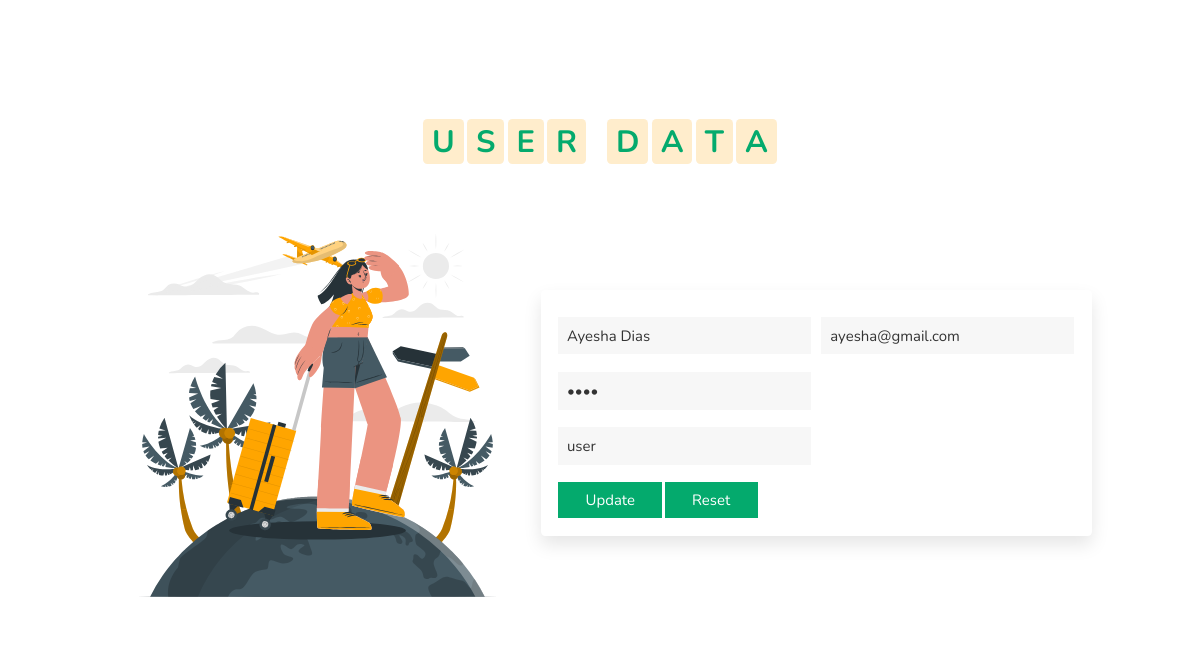
Page /userdetailform.php?id=12 on the committed database.
### tables this page shows
CREATE TABLE `users` (
  `id` int(11) NOT NULL,
  `username` varchar(255) NOT NULL,
  `email` varchar(255) NOT NULL,
  `password` varchar(255) NOT NULL,
  `user_type` varchar(10) NOT NULL
);

### userdetailform.php (the view, shortened to what this page needs)
<?php
include 'dbconnection\dbconnect.php';
$username = "";
$email = "";
$password= "";
$user_type = "";
if (isset($_GET['id'])) {
    $id = $_GET['id'];
    $data = mysqli_query($conn, "SELECT * FROM users WHERE id='$id'");
    $data = mysqli_fetch_assoc($data);
    $username = $data['username'];
    $email = $data['email'];
    $password = $data['password'];
    $user_type = $data['user_type'];
}
?>
<!DOCTYPE html>
<html lang="en">
<head>
    <link rel="stylesheet" href="https://unpkg.com/swiper/swiper-bundle.min.css" />
    <link rel="stylesheet" href="https://cdnjs.cloudflare.com/ajax/libs/font-awesome/5.15.3/css/all.min.css">
    <link rel="stylesheet" href="css/style.css">
</head>
<body>
    <section class="contact regform" id="regform">
        <h1 class="heading">
            <span>U</span>
            <span>S</span>
            <span>E</span>
            <span>R</span>
            <span class="space"></span>
            <span>D</span>
            <span>A</span>
            <span>T</span>
            <span>A</span>
        </h1>
        <div class="row">
            <div class="image">
                <img src="images/book-img.svg" alt="">
            </div>
            <form action="" method="POST">
                <div class="inputBox">
                    <input type="text" name="username" placeholder="Username" value="<?php echo $username; ?>" required>
                    <input type="email" name="email" placeholder="Email" value="<?php echo $email; ?>" required>
                </div>
                <div class="inputBox">
                    <input type="password" name="password" placeholder="Enter Password" value="<?php echo $password; ?>" required>
                </div>
                <div class="inputBox">
                    <input type="text" name="user_type" placeholder="User / Admin" value="<?php echo $user_type; ?>" required>
                </div>
                <input type="submit" name="submit" class="btn" value="Update">
                <input type="reset" name="reset" class="btn" value="reset">
            </form>
        </div>
    </section>
</body>
</html>

### css/style.css (style rules this page uses)
:root { --green: #04aa6d; }
* { font-family: 'Nunito', sans-serif; margin: 0; padding: 0; box-sizing: border-box; text-transform: capitalize; outline: none; border: none; text-decoration: none; transition: all .2s linear; }
html { font-size: 62.5%; overflow-x: hidden; scroll-padding-top: 6rem; scroll-behavior: smooth; }
section { padding: 1rem 9%; }
.heading { text-align: center; padding: 4.5rem 0 }
.heading span { font-size: 3.5rem; background: rgba(255, 165, 0, .2); color: var(--green); border-radius: .5rem; padding: .2rem 1rem; }
.heading span.space { background: none; }
.btn { display: inline-block; margin-top: 1rem; background: var(--green); color: #fff; padding: .8rem 3rem; border: .2rem solid var(--green); cursor: pointer; font-size: 1.7rem; }
.contact .row { display: flex; flex-wrap: wrap; gap: 1.5rem; align-items: center; }
.contact .row .image { flex: 1 1 35rem; }
.contact .row .image img { width: 100%; }
.contact .row form { flex: 1 1 50rem; padding: 2rem; box-shadow: 0 1rem 2rem rgba(0, 0, 0, .1); border-radius: .5rem; }
.contact .row form .inputBox { display: flex; flex-wrap: wrap; justify-content: space-between; }
.contact .row form .inputBox input, .contact .row form textarea { width: 49%; margin: 1rem 0; padding: 1rem; font-size: 1.7rem; color: #333; background: #f7f7f7; text-transform: none; }
.contact.regform { margin-top: 06%; }
@media (max-width:1200px) { html { font-size: 55%; } }

### rows in the picture
users: username "Ayesha Dias", email "ayesha@gmail.com", user_type "user"
